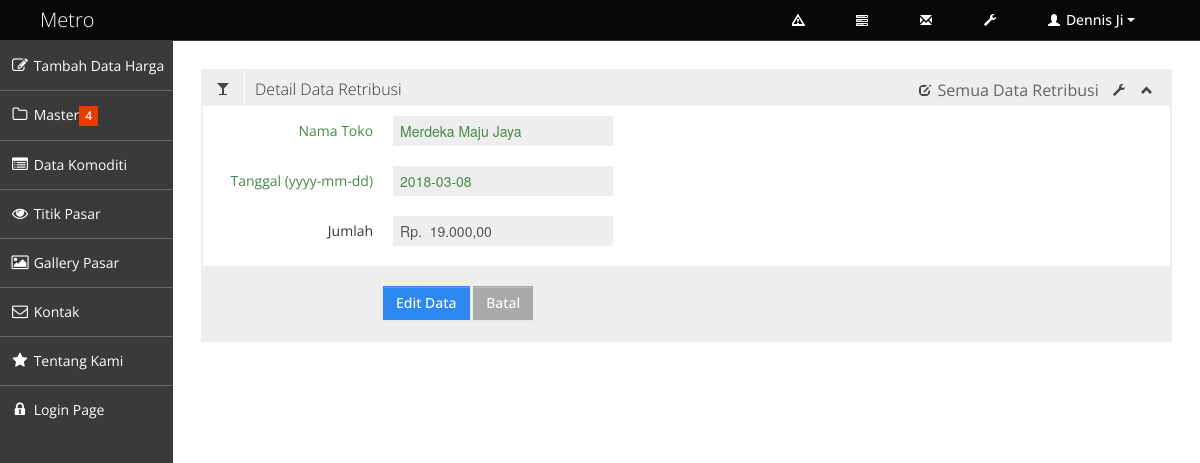
The app's page /index.php?page=detilR&id_retribusi=2 with its own data.
### tables this page shows
CREATE TABLE IF NOT EXISTS `toko` (
  `id_toko` int(11) NOT NULL,
  `id_pasar` int(11) NOT NULL,
  `id_usaha` int(11) NOT NULL,
  `nama_toko` varchar(50) NOT NULL,
  `nama_p` varchar(50) NOT NULL,
  `gambar` varchar(60) DEFAULT NULL
);

CREATE TABLE IF NOT EXISTS `retribusi` (
  `id_retribusi` int(11) NOT NULL,
  `id_toko` int(11) NOT NULL,
  `tanggal` date NOT NULL,
  `jumlah` varchar(50) NOT NULL
);

### detil_retribusi.php (the view, shortened to what this page needs)
<?php
 $id = $_GET['id_retribusi'];
 $show = mysql_query("SELECT toko.nama_toko, retribusi.tanggal, retribusi.jumlah from toko, retribusi where id_retribusi='$id'");
 if(mysql_num_rows($show) == 0){
     echo '<script>window.history.back()</script>';
 }else{
     $data = mysql_fetch_assoc($show);
 }
 ?>
<div class="row-fluid sortable">
	<div class="box span12">
		<div class="box-header" data-original-title>
			<h2><i class="halflings-icon toko"></i><span class="break"></span>Detail Data Retribusi</h2>
			<div class="box-icon">
				<a href="?page=tampilT"><i class="halflings-icon edit"></i> Semua Data Retribusi</a>
				<a href="#" class="btn-setting"><i class="halflings-icon wrench"></i></a>
				<a href="#" class="btn-minimize"><i class="halflings-icon chevron-up"></i></a>
			</div>
		</div>
		<div class="box-content">
			<form class="form-horizontal" action="" method="POST">
			  <fieldset>
				<div class="control-group success">
					<label class="control-label" for="inputSuccess">Nama Toko</label>
					<div class="controls">
					  <input type="text" name="nama_toko" readonly value="<?php echo $data['nama_toko']; ?>" id="inputSuccess">
					</div>
				</div>
				<div class="control-group success">
					<label class="control-label" for="inputSuccess">Tanggal (yyyy-mm-dd)</label>
					<div class="controls">
					  <input type="text" name="tanggal" readonly value="<?php echo $data['tanggal']; ?>" id="inputSuccess">
					</div>
				</div>
				<div class="control-group">
					<label class="control-label" for="selectError">Jumlah</label>
					<div class="controls">
						<input type="text" name="jumlah" readonly value="Rp.  <?php echo number_format ($data['jumlah'], 2, ',', '.');?>" id="inputSuccess">
					</div>
				  </div>
				<div class="form-actions">
					<a href="?page=editR&id_retribusi=<?php echo $id ?>" class="btn btn-primary m-t-15 waves-effect">Edit Data</a>
					<a href="?page=tampilR" class="btn">Batal</a>
				</div>
			  </fieldset>
			</form>
		</div>
		</div>
	</div>

### css/style.css (style rules this page uses)
body { background: #F5F5F5; color: #333; border: none; font-family: 'Open Sans', sans-serif; font-weight: 400; }
h2 { font-size: 16px; line-height: 16px; }
.box { border: 2px solid #eee; background: #fff !important; margin-bottom: 28px; }
.box-header { height: 16px; font-size: 16px; line-height: 16px; padding: 10px; background: #eee; -webkit-box-shadow: none; -moz-box-shadow: none; box-shadow: none; overflow: hidden; }
.box-header h2 { float:left; margin-top: 0px; font-weight: 300; }
.box-header h2 i { margin: 0px 3px 0px 4px; opacity: .8; filter: alpha(opacity=80); -ms-filter:"progid:DXImageTransform.Microsoft.Alpha(Opacity=80)"; }
.box-header .box-icon { float:right; margin-top: 1px; }
.box-header .box-icon i { -webkit-transition: all 0.1s ease-in-out; -moz-transition: all 0.1s ease-in-out; -o-transition: all 0.1s ease-in-out; -ms-transition: all 0.1s ease-in-out; transition: all 0.1s ease-in-out; opacity: .8; filter: alpha(opacity=80); -ms-filter:"progid:DXImageTransform.Microsoft.Alpha(Opacity=80)"; }
.box-header .box-icon a { margin: 0px 5px; }
.box-content { position: relative; z-index: 50; margin-top: -1px; padding: 10px; background: #fff !important; }
.form-actions { padding: 19px 20px 20px; margin: 20px -10px -30px -10px; background-color: #eee; border-top: 1px solid #eee; *zoom: 1; }
.form-actions:before, .form-actions:after { display: table; line-height: 0; content: ""; }
.form-actions:after { clear: both; }
.btn { display: inline-block; padding: 6px 12px; margin-bottom: 0; font-size: 14px; font-weight: 500; line-height: 20px; text-align: center; white-space: nowrap; vertical-align: middle; cursor: pointer; border: 1px solid #a7a9aa; -webkit-border-radius: 0px !important; border-radius: 0px !important; }
.btn { color: #ffffff; background-color: #a7a9aa; border-color: #a7a9aa; background-image: none; filter: none; text-shadow: none; }
.btn-primary { background-color: #2D89EF; border-color: #2D89EF; }

### css/halflings.css (style rules this page uses)
html, html .halflings { -webkit-font-smoothing: antialiased !important; }
.halflings-icon { display: inline-block; width: 14px; height: 14px; line-height: 14px; vertical-align: text-top; background-image: url(../img/glyphicons_halflings.svg); background-position: 0 0; background-repeat: no-repeat; vertical-align: top; *display: inline; *zoom: 1; *margin-right: .3em; }
.halflings-icon.edit { background-position: -96px -72px; }
.halflings-icon.chevron-up { background-position: -288px -120px; }
.halflings-icon.wrench { background-position: -360px -144px; }

### records on screen
toko: nama_toko "Merdeka Maju Jaya"
retribusi: tanggal "2018-03-08", jumlah "Rp. 19.000,00"
